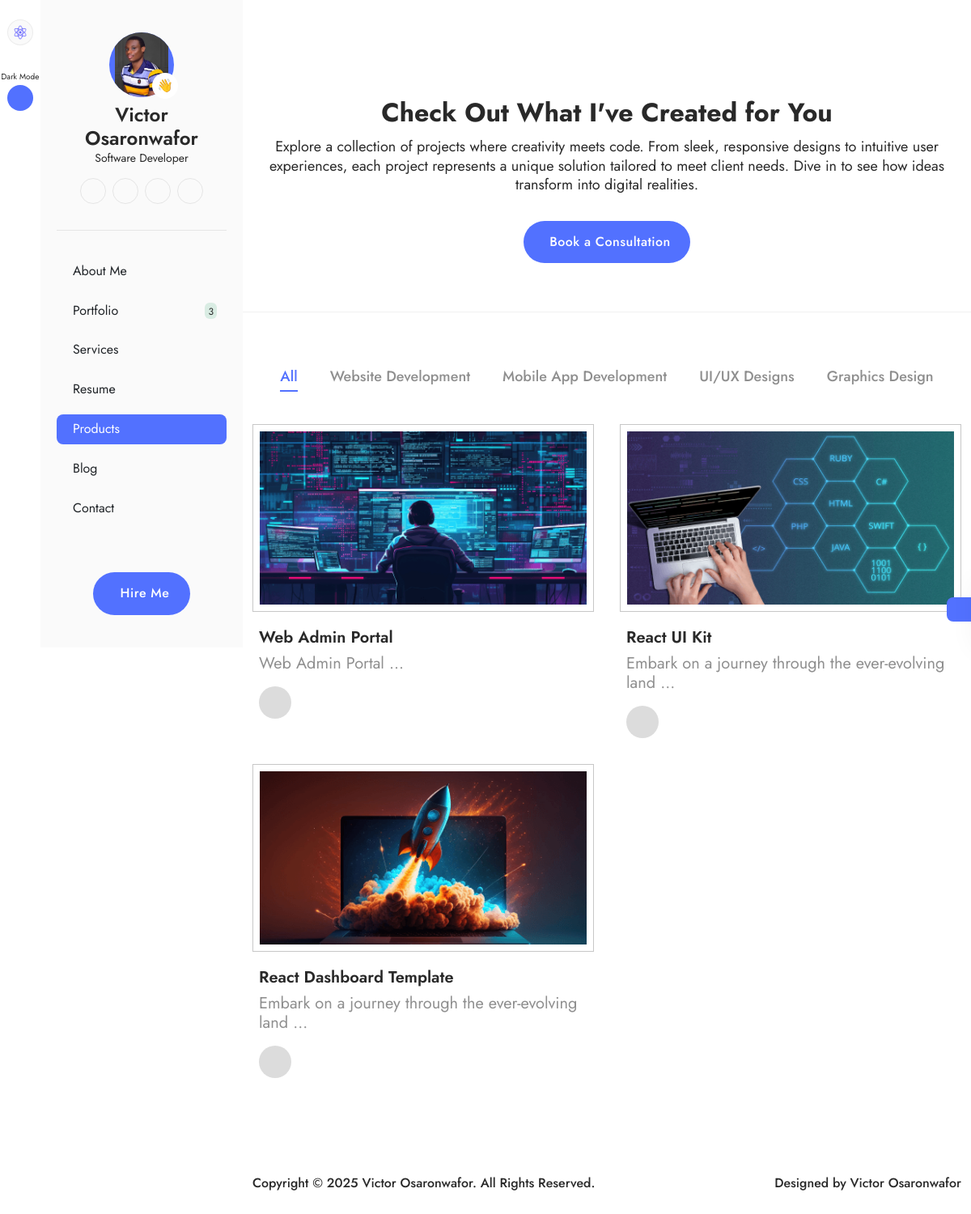
/products.php, run on the app's committed database.
### tables this page shows
CREATE TABLE `settings` (
  `id` int(11) NOT NULL,
  `phone` varchar(255) DEFAULT NULL,
  `email` varchar(255) DEFAULT NULL,
  `office_address` longtext DEFAULT NULL,
  `facebook` varchar(255) DEFAULT NULL,
  `instagram` varchar(255) DEFAULT NULL,
  `twitter` varchar(255) DEFAULT NULL,
  `linkedIn` varchar(255) DEFAULT NULL,
  `youtube` varchar(255) DEFAULT NULL,
  `whatsapp` varchar(255) DEFAULT NULL,
  `whatsapp_url` text DEFAULT NULL,
  `logo` varchar(255) DEFAULT NULL,
  `status` tinyint(4) NOT NULL DEFAULT 0,
  `date` datetime NOT NULL DEFAULT current_timestamp()
);

CREATE TABLE `about_me` (
  `id` int(11) NOT NULL,
  `name` varchar(255) NOT NULL,
  `role` varchar(255) NOT NULL,
  `intro_title` text NOT NULL,
  `intro_text` text NOT NULL,
  `years_of_experience` int(11) NOT NULL,
  `projects_completed` int(11) NOT NULL,
  `clients_worldwide` int(11) NOT NULL,
  `what_i_do` text NOT NULL,
  `pro_summary` text NOT NULL,
  `skills` text NOT NULL,
  `education` text NOT NULL,
  `awards` text NOT NULL,
  `certifications` text NOT NULL,
  `languages` text NOT NULL,
  `interest` text NOT NULL,
  `github_link` varchar(255) NOT NULL,
  `image` varchar(255) NOT NULL,
  `resume` varchar(255) NOT NULL,
  `status` tinyint(4) NOT NULL DEFAULT 0,
  `date` datetime NOT NULL DEFAULT current_timestamp()
);

CREATE TABLE `categories` (
  `id` int(11) NOT NULL,
  `name` varchar(255) NOT NULL,
  `slug` varchar(255) NOT NULL,
  `description` text NOT NULL,
  `status` tinyint(4) NOT NULL DEFAULT 0,
  `date` datetime NOT NULL DEFAULT current_timestamp()
);

CREATE TABLE `products` (
  `id` int(11) NOT NULL,
  `category_id` int(11) NOT NULL,
  `name` varchar(255) NOT NULL,
  `slug` varchar(255) NOT NULL,
  `caption` text NOT NULL,
  `price` double NOT NULL,
  `description` longtext NOT NULL,
  `image` varchar(255) NOT NULL,
  `product_url` varchar(255) NOT NULL,
  `meta_title` varchar(255) NOT NULL,
  `meta_keywords` text NOT NULL,
  `meta_description` text NOT NULL,
  `status` tinyint(4) NOT NULL DEFAULT 0,
  `creator` varchar(255) NOT NULL,
  `date` datetime NOT NULL DEFAULT current_timestamp()
);

### webadmin/classes/Database.php (called while the page is built, shortened)
<?php
class Database
{
    private $hostname = "localhost";
    private $username = "root";
    private $password = "";
    private $dbname = "olvios";
    private $conn;
    private function connect()
    {
        try {
            $this->conn = new PDO("mysql:host=$this->hostname;dbname=$this->dbname", $this->username, $this->password);
            $this->conn->setAttribute(PDO::ATTR_ERRMODE, PDO::ERRMODE_EXCEPTION);
        } catch (PDOException $th) {
            echo "Connection failed: " . $th->getMessage();
            die();
        }
    }
    public function getConnection()
    {
        return $this->conn;
    }
}

### webadmin/classes/functions.php (called while the page is built, shortened)
<?php
require 'Database.php';
require 'AboutMe.php';
require 'Blog.php';
require 'Category.php';
require 'Portfolio.php';
require 'Product.php';
require 'Settings.php';
$database = new Database();
$aboutMe = new AboutMe($database);
$category = new Category($database);
$portfolio = new Portfolio($database);
$product = new Product($database);
$settings = new Settings($database);
function setActivePage1($currentPage, $linkPage)
{
    if ($currentPage === $linkPage) {
        return 'bg1-color';
    } else {
        return '';
    }
}
function setActivePage2($currentPage, $linkPage)
{
    if ($currentPage === $linkPage) {
        return 'n11-color';
    } else {
        return '';
    }
}

### webadmin/classes/Settings.php (called while the page is built, shortened)
<?php
class Settings
{
    private $db;
    public function __construct(Database $database)
    {
        $this->db = $database->getConnection();
    }
    public function getSettings($id, $status)
    {
        $sql = "SELECT * FROM settings WHERE id=? AND status=?";
        $statement = $this->db->prepare($sql);
        $statement->bindParam(1, $id, PDO::PARAM_INT);
        $statement->bindParam(2, $status, PDO::PARAM_INT);
        $statement->execute();
        $result = $statement->fetch(PDO::FETCH_ASSOC);
        if ($result != null) {
            return $result;
        } else {
            return $result = null;
        }
    }
}

### webadmin/classes/AboutMe.php (called while the page is built, shortened)
<?php
class AboutMe
{
    private $db;
    public function __construct(Database $database)
    {
        $this->db = $database->getConnection();
    }
    public function getAboutMe()
    {
        $id = '1';
        $sql = "SELECT * FROM about_me WHERE id=? LIMIT 1";
        $statement = $this->db->prepare($sql);
        $statement->bindParam(1, $id, PDO::PARAM_INT);
        $statement->execute();
        $result = $statement->fetch(PDO::FETCH_ASSOC);
        return $result ?: [];
    }
}

### webadmin/classes/Portfolio.php (called while the page is built, shortened)
<?php
class Portfolio
{
    private $db;
    public function __construct(Database $database)
    {
        $this->db = $database->getConnection();
    }
    public function portfolioStatusCount()
    {
        $status = 0;
        $sql = "SELECT * FROM portfolios WHERE status=?";
        $statement = $this->db->prepare($sql);
        $statement->bindParam(1, $status, PDO::PARAM_INT);
        $statement->execute();
        $result = $statement->rowCount();
        return $result ?: [];
    }
}

### webadmin/classes/Category.php (called while the page is built, shortened)
<?php
class Category
{
    private $db;
    public function __construct(Database $database)
    {
        $this->db = $database->getConnection();
    }
    public function getCategoriesByStatus($table = "categories", $status)
    {
        $sql = "SELECT * FROM $table WHERE status=? ORDER BY date DESC";
        $statement = $this->db->prepare($sql);
        $statement->bindParam(1, $status, PDO::PARAM_INT);
        $statement->execute();
        $result = $statement->fetchAll(PDO::FETCH_ASSOC);
        return $result ?: [];
    }
}

### webadmin/classes/Product.php (called while the page is built, shortened)
<?php
class Product
{
    private $db;
    public function __construct(Database $database)
    {
        $this->db = $database->getConnection();
    }
    public function getAllProducts()
    {
        $status = 0;
        $sql = "SELECT * FROM products WHERE status=? ORDER BY date DESC";
        $statement = $this->db->prepare($sql);
        $statement->bindParam(1, $status, PDO::PARAM_INT);
        $statement->execute();
        $result = $statement->fetchAll(PDO::FETCH_ASSOC);
        return $result ?: [];
    }
}

### products.php (the view, shortened to what this page needs)
<?php
$currentPage = "products";
include_once 'components/head.php';
include_once 'components/side-menu.php';
include_once 'components/color-switcher.php';
?>
<section class="pt-120 pb-120 mt-10 mt-lg-0">
    <div class="pb-60 br-bottom-n3">
        <div data-aos="zoom-in" class="page-heading">
            <h3 class="page-title n5-color fs-onefw-semibold n5-color mb-2 mb-md-3 text-center">
                Check Out What I've Created for You
            </h3>
            <p class="fs-seven n5-color mb-4 mb-md-8 text-center">
                Explore a collection of projects where creativity meets code.
                From sleek, responsive designs to intuitive user experiences,
                each project represents a unique solution tailored to meet
                client needs. Dive in to see how ideas transform into digital
                realities.
            </p>
            <a href="contact.php"
                class="w-max primary-btn fw-medium px-3 px-md-6 py-2 py-md-4 rounded-pill d-flex align-items-center gap-2 mx-auto">
                <i class="ph ph-paper-plane-tilt"></i>Book a Consultation
            </a>
        </div>
    </div>
    <div class="container mt-8 mt-md-15">
        <div>
            <ul data-aos="zoom-in" data-aos-duration="800"
                class="tabs d-flex gap-5 gap-md-10 justify-content-center flex-wrap p-2 pb-5 pb-md-10">
                <li data-tab-target="#all" class="active fs-seven fw-medium cursor-pointer n3-color pb-1 tab">
                    All
                </li>
                <?php if ($categories != []): ?>
                    <?php foreach ($categories as $category): ?>
                        <li data-tab-target="#<?= $category['slug'] ?>"
                            class="fs-seven fw-medium cursor-pointer n3-color pb-1 tab">
                            <?= $category['name'] ?>
                        </li>
                    <?php endforeach; ?>
                <?php else: ?>
                    <li data-tab-target="#all" class="fs-seven fw-medium cursor-pointer n3-color pb-1 tab">
                        No Category Found!
                    </li>
                <?php endif; ?>
            </ul>
            <div class="tab-content position-relative overflow-hidden">
                <div id="all" data-tab-content class="active">
                    <div class="row g-6 g-md-8">
                        <?php if ($allProducts != []): ?>
                            <?php foreach ($allProducts as $allProduct): ?>
                                <div data-aos="fade-up" data-aos-duration="800" class="col-sm-6 col-xxl-4">
                                    <div class="product-card">
                                        <a href="product-details.php?prodId=<?= $allProduct['slug'] ?? '' ?>"
                                            class="thumb d-block">
                                            <div class="post-thumb">
                                                <div class="post-thumb-inner">
                                                </div>
                                            </div>
                                        </a>
                                        <div class="px-2">
                                            <a href="product-details.php?prodId=<?= $allProduct['slug'] ?? '' ?>"
                                                class="project-title fs-six fw-semibold n5-color mt-3 mt-md-5 mb-2 d-block">
                                                <?= $allProduct['name'] ?? '' ?>
                                            </a>
                                            <p class="fs-six n3-color">
                                                <?= substr($allProduct['caption'], 0, 50) ?> ...
                                            </p>
                                            <div class="mt-4">
                                                <a href="product-details.php?prodId=<?= $allProduct['slug'] ?? '' ?>"
                                                    class="project-link d-flex align-items-center justify-content-center flex-shrink-0">
                                                </a>
                                            </div>
                                        </div>
                                    </div>
                                </div>
                            <?php endforeach; ?>
                        <?php else: ?>
                            <div class="alert alert-info ps-5">
                                No Products at the moment, check again later!
                            </div>
                        <?php endif; ?>
                    </div>
                </div>
            </div>
        </div>
    </div>
</section>
<?php
include_once 'components/footer.php';
?>

### components/side-menu.php (shortened to what this page needs)
<div class="side-menu">
  <div class="d-flex">
    <div class="side-menu-left">
      <div>
        <div class="d-flex flex-column gap-8 justify-content-center align-items-center mt-6">
          <a href="index.php" class="side-icon p1-color bgn2-color brn4">
            <img src="assets/images/settings/<?= $webSetting['logo'] ?? 'logo.png' ?>" alt="Victor Osaronwafor Olvios"
              width="20" class="img-fluid">
          </a>
          <div class="d-flex flex-column align-items-center gap-1">
            <span class="toggle_name fs-eleven n5-color">DarkMode</span>
            <button class="side-icon bg1-color mood_toggle">
            </button>
          </div>
        </div>
      </div>
    </div>
    <div class="side-menu-right overflow-y-auto">
      <div class="d-flex flex-column gap-6 justify-content-between py-10 px-5 bgn2-color h-100">
        <div class="">
          <div class="sidebar-profile">
            <div class="position-relative">
              <div class="profile-img1 d-flex justify-content-center overflow-hidden">
                <img src="assets/images/aboutMe/<?= $getAboutMe['image'] ?>" alt="<?= $getAboutMe['name'] ?? '' ?>"
                  class="" />
              </div>
              <span class="thumb">👋</span>
            </div>
            <h4 class="n5-color fw-semibold fs-five mt-2 text-center">
              <?= $getAboutMe['name'] ?? '' ?>
            </h4>
            <span class="n5-color fs-nine d-block text-center"><?= $getAboutMe['role'] ?? '' ?></span>
            <div class="d-flex justify-content-center gap-2 align-items-center mt-4">
              <a href="<?= $webSetting['linkedIn'] ?: '' ?>" class="social-icon p1-color">
              </a>
              <a href="<?= $getAboutMe['github_link'] ?: '' ?>" class="social-icon p1-color">
              </a>
              <a href="<?= $webSetting['youtube'] ?: '' ?>" class="social-icon p1-color">
              </a>
              <a href="<?= $webSetting['whatsapp_url'] ?: '' ?>" class="social-icon p1-color">
                <i class="ph ph-whatsapp-logo"></i></a>
            </div>
          </div>
          <div class="line-divider my-4 my-md-8"></div>
          <div class="menu-list">
            <ul class="d-flex flex-column gap-3">
              <li class="rounded-3 <?= setActivePage1($currentPage, 'homepage') ?>">
                <a href="index.php"
                  class="d-flex align-items-center gap-2 <?= setActivePage2($currentPage, 'homepage') ?> fs-eight px-3 py-2"> About Me</a>
              </li>
              <li class="rounded-3 <?= setActivePage1($currentPage, 'portfolio') ?>">
                <a href="portfolio.php" class="d-flex justify-content-between align-items-center">
                  <div
                    class="d-flex align-items-center gap-2 <?= setActivePage2($currentPage, 'portfolio') ?> fs-eight px-3 py-2">
                    <i class="ph ph-code-block fs-six"></i> Portfolio
                  </div>
                  <span
                    class="n5-color bg2-color fs-ten px-1 pt-1 rounded-2 me-3"><?= $portfolio->portfolioStatusCount() ?></span>
                </a>
              </li>
              <li class="rounded-3 <?= setActivePage1($currentPage, 'services') ?>">
                <a href="services.php"
                  class="d-flex align-items-center gap-2 <?= setActivePage2($currentPage, 'services') ?> fs-eight px-3 py-2">Services</a>
              </li>
              <li class="rounded-3 <?= setActivePage1($currentPage, 'resume') ?>">
                <a href="resume.php"
                  class="d-flex align-items-center gap-2 <?= setActivePage2($currentPage, 'resume') ?>  fs-eight px-3 py-2"> Resume</a>
              </li>
              <li class="rounded-3 <?= setActivePage1($currentPage, 'products') ?>">
                <a href="products.php"
                  class="d-flex align-items-center gap-2 <?= setActivePage2($currentPage, 'products') ?> fs-eight px-3 py-2">Products</a>
              </li>
              <li class="rounded-3 <?= setActivePage1($currentPage, 'blog') ?>">
                <a href="blog.php"
                  class="d-flex align-items-center gap-2 <?= setActivePage2($currentPage, 'blog') ?> fs-eight px-3 py-2">Blog</a>
              </li>
              <li class="rounded-3 <?= setActivePage1($currentPage, 'contact') ?>">
                <a href="contact.php"
                  class="d-flex align-items-center gap-2 <?= setActivePage2($currentPage, 'contact') ?> fs-eight px-3 py-2">Contact</a>
              </li>
            </ul>
          </div>
        </div>
        <a href="contact.php"
          class="primary-btn fw-medium px-3 px-md-6 py-2 py-md-4 rounded-pill d-flex align-items-center gap-2 mx-auto">
          <i class="ph ph-paper-plane-tilt"></i>Hire Me
        </a>
      </div>
    </div>
  </div>
</div>
<div class="main-content w-100">

### data on the page
settings: logo (picture)
about_me: image (picture), name "Victor Osaronwafor", role "Software Developer"
categories: name "Website Development"
categories: name "Mobile App Development"
categories: name "UI/UX Designs"
categories: name "Graphics Design"
products: name "Web Admin Portal", caption "Web Admin Portal"
products: name "React UI Kit", caption "Embark on a journey through the ever-evolving land"
products: name "React Dashboard Template", caption "Embark on a journey through the ever-evolving land"

### other printed values
$portfolio->portfolioStatusCount() "3"
